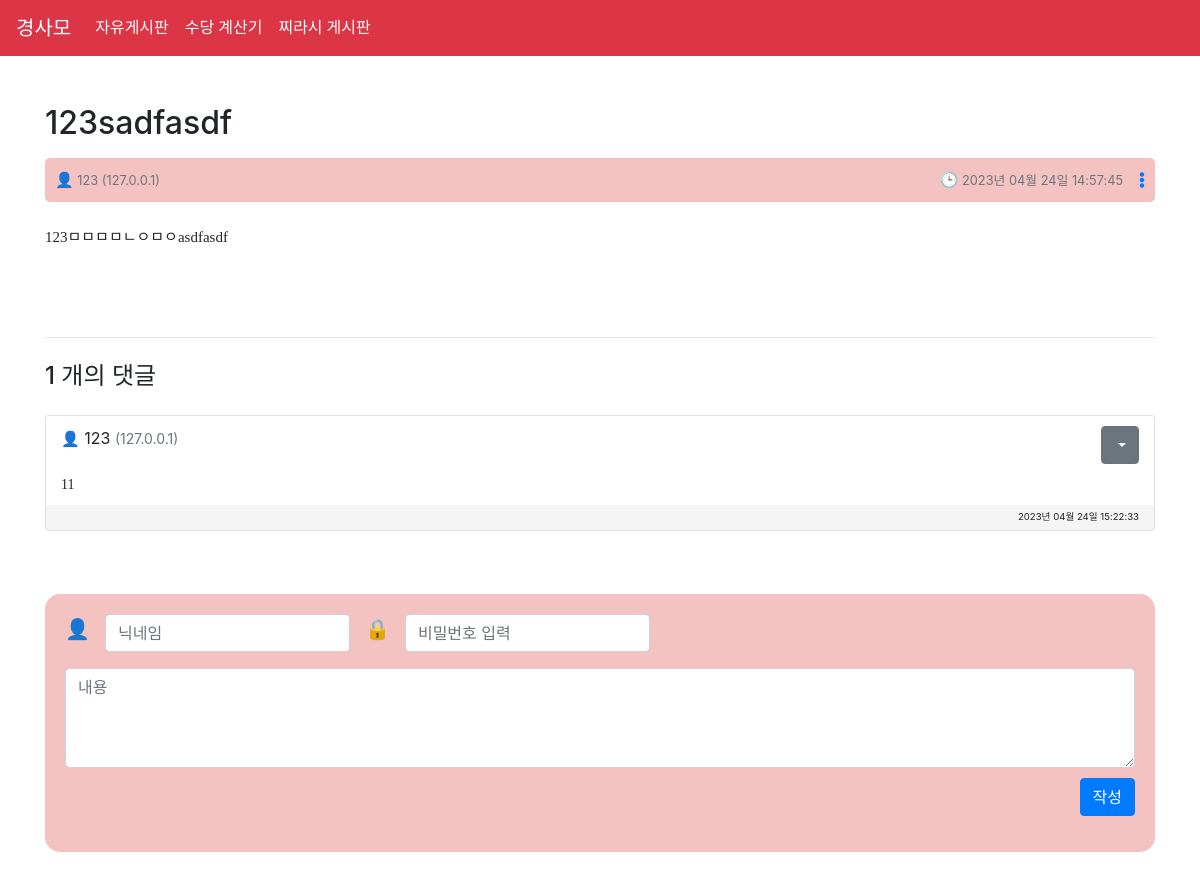
Page /posts/30/ on the earlier database version.
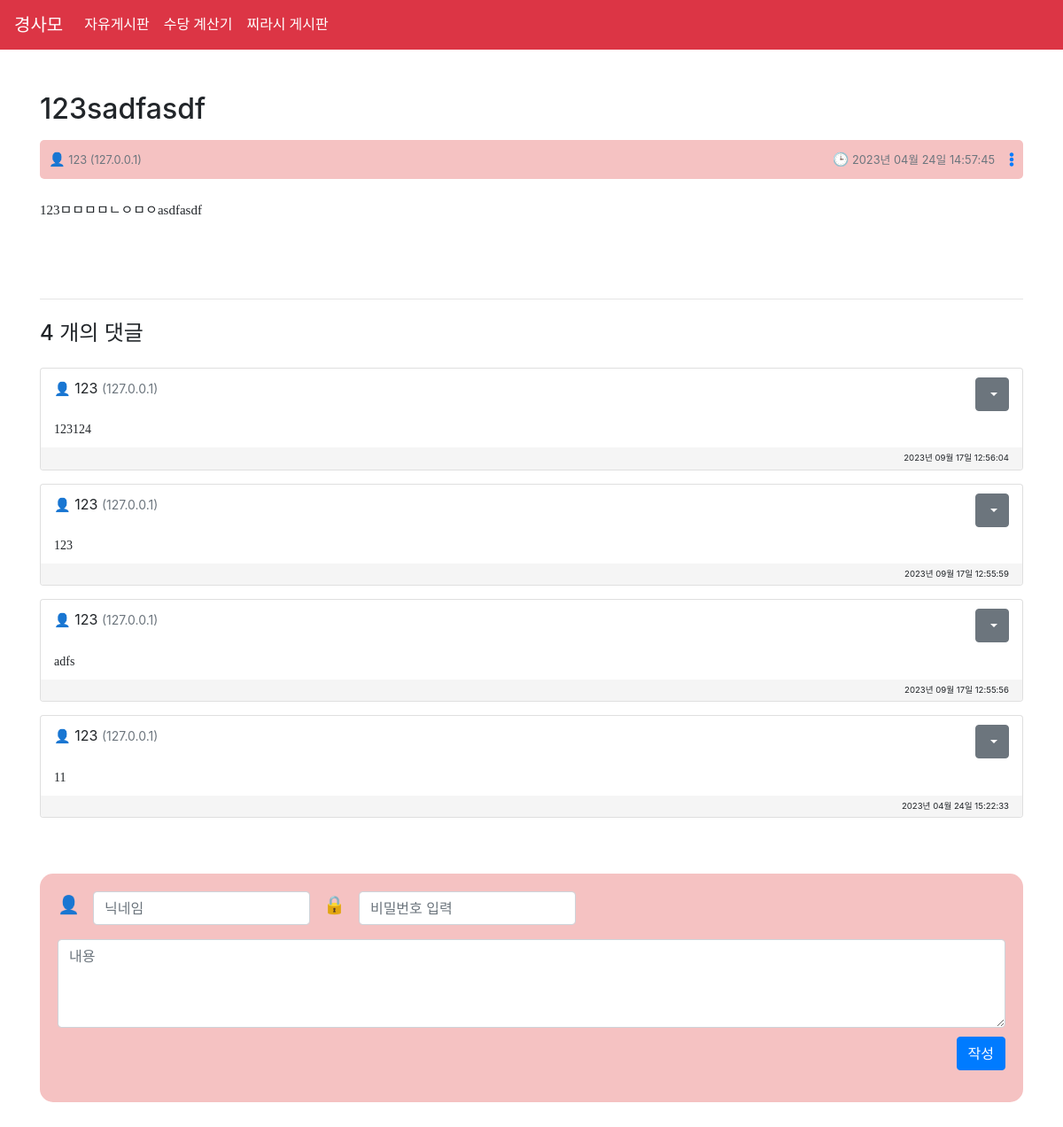
Same page on the later database version.
### Posts/models.py (models this page shows, shortened)
class Comment(models.Model):
    post = models.ForeignKey(Post, on_delete=models.CASCADE)
    author = models.CharField(max_length=8)
    author_ip = models.CharField(max_length=15)
    content = models.TextField()
    pub_date = models.DateTimeField(auto_now_add=True)
    password = models.CharField(max_length=100, null=True, blank=True)
    is_deleted = models.BooleanField(default=False)

### Posts/views.py (the view, shortened to what this page needs)
# urls.py: path('<int:pk>/', DetailPostView.as_view(), name='post_detail'),
class DetailPostView(FormMixin, DetailView):
    model = Post
    template_name = 'Posts/detail_post.html'
    context_object_name = 'post'
    form_class = CommentForm
    def get_context_data(self, **kwargs):
        context = super().get_context_data(**kwargs)
        post = self.get_object()
        context['comment_form'] = CommentForm()
        context['time'] = time_elapsed_string(post.pub_date.replace(tzinfo=None))
        comments = Comment.objects.filter(post=post).order_by('-pub_date')
        comment_list = []
        for comment in comments:
            comment_time = comment.pub_date.replace(tzinfo=None)
            comment.time = time_elapsed_string(comment_time)
            comment.id = comment.pk
            comment_list.append(comment)
            print(comment.id)
        context['comment_list'] = comment_list
        context['post_password'] = post.password
        context['comment_count'] = len(Comment.objects.filter(is_deleted =False).filter(post=post))
        return context
    def post(self, request, *args, **kwargs):
        self.object = self.get_object()
        form = self.get_form()
        if form.is_valid():
            return self.form_valid(form)
        else:
            return self.form_invalid(form)

### Posts/forms.py
class CommentForm(forms.ModelForm):
    content = forms.CharField(label='댓글', widget=forms.Textarea(attrs={'rows': 3}))
    class Meta:
        model = Comment
        fields = ['author', 'content', 'password']

### Posts/views.py (called while the page is built)
def time_elapsed_string(dt):
    diff = datetime.datetime.utcnow() - dt
    diff_in_minutes = diff.total_seconds() / 60.0
    if diff_in_minutes < 1:
        return '방금 전'
    elif diff_in_minutes < 60:
        return f'{int(diff_in_minutes)}분 전'
    elif diff_in_minutes < 24 * 60:
        return f'{int(diff_in_minutes // 60)}시간 전'
    else:
        return dt.strftime('%Y년 %m월 %d일 %H:%M:%S')

### Posts/templates/Posts/detail_post.html (shortened to what this page needs)
{% extends 'base.html' %}
{% load crispy_forms_tags %}
{% block style %}
<link rel="stylesheet" href="https://cdnjs.cloudflare.com/ajax/libs/font-awesome/5.15.3/css/all.min.css" />
{% endblock %}
{% block content %}
<div class="container my-5">
  <div class="row">
    <div class="col-md-12">
      <h2 class="mb-3">{{ post.title }}</h2>
      <div class="d-flex justify-content-between align-items-center mb-4" style="border:3px; background-color: #f5c2c2; padding: 10px; border-radius: 5px;">
        <small class="text-muted" style="margin-right: 10px;"><span class="emoji" style="font-size: 15px;">👤</span> {{ post.author }} ({{ post.author_ip }})</small>
        <div class="d-flex flex-wrap align-items-center">
          <small class="text-muted mr-3"><span class="emoji" style="font-size: 15px;">🕒</span> {{ time }}</small>
          <div class="dropdown">
            <a class="" href="#" role="button" id="postMenuButton" data-toggle="dropdown" aria-haspopup="true" aria-expanded="false">
              <i class="fas fa-ellipsis-v"></i>
            </a>
          </div>
        </div>
      </div>
      <p class="lead" style="margin-top: 20px;">{{ post.content|safe }}</p>
    </div>
  </div>
  <div class="row my-5">
    <div class="col-md-12">
      <hr class="my-4">
      <h4 class="mb-4">{{ comment_count }} 개의 댓글</h4>
      {% for comment in comment_list %}
      <div class="card comment-card"id = 'comment-{{comment.id}}'>
        {% if comment.is_deleted %}
        <div class="card-body">
          <p style="color: red;">삭제된 댓글입니다.</p>
        </div>
        {% else %}
        <div class="card-body" >
          <div>
            <span class="emoji" style="font-size: 15px;">👤</span>
            <span class="card-title">{{ comment.author }}
              <small class="text-muted"> ({{ comment.author_ip }})
              </small>
            </span>
            <div class="dropdown float-right">
              <button class="btn btn-secondary dropdown-toggle" type="button" id="dropdownMenuButton" data-toggle="dropdown" aria-haspopup="true" aria-expanded="false">
              </button>
            </div>
          </div>
          <br>
          <p class="card-text">{{ comment.content|safe }}</p>
        </div>
        <div class="card-footer">
          <small>{{ comment.time }}</small>
        </div>
        {% endif %}
      </div>
      {% empty %}
      <p>댓글이 없습니다.</p>
      {% endfor %}
    </div>
  </div>
<div id="comment-form-wrapper" style="background-color: #f5c2c2; padding: 20px; border-radius:15px;">
  <form id="comment-form" method="post">
    <div class="form-group row">
      <label for="{{ form.author.id_for_label }}" class="emoji" style="font-size: 20px; margin-left:15px">👤</label>
      <div class="col-sm-3">
        <input type="text" required=True class="form-control" id="{{ form.author.id_for_label }}" name="{{ form.author.name }}" maxlength="{{ form.author.field.max_length }}" required, placeholder="닉네임">
      </div>
      <label for="{{ form.password.id_for_label }}" class="emoji" style="font-size: 20px;">🔒</label>
      <div class="col-sm-3">
        <input type="password" required=True name="{{ form.password.name }}" id="{{ form.password.id_for_label }}" class="form-control" placeholder="비밀번호 입력">
      </div>
    </div>
    <div class="form-group column">
      <textarea name="content" placeholder="내용" class="form-control" style="height: 100px;", required=True></textarea>
      <div style=" margin-top:10px"><button type="submit" class="btn btn-primary" style="  display: block;
        margin-left: auto;
        margin-right: 0;">작성</button></div>
    </div>
  </form>
</div>
{% endblock %}

Differences in the rows shown:
added Comment: author "123", author_ip "127.0.0.1", content "123124", time "2023년 09월 17일 12:56:04"
added Comment: author "123", author_ip "127.0.0.1", content "123", time "2023년 09월 17일 12:55:59"
added Comment: author "123", author_ip "127.0.0.1", content "adfs", time "2023년 09월 17일 12:55:56"
Other differences:
{{ comment_count }}: "1" → "4"
